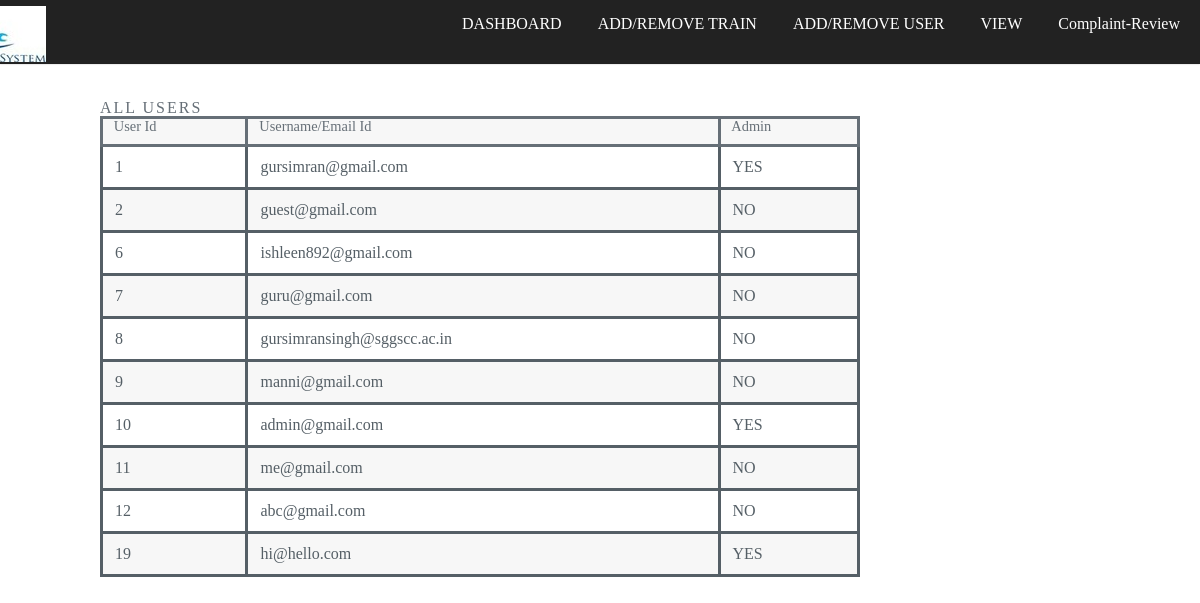
/Admin/users.php, run on the app's committed database.
### tables this page shows
CREATE TABLE `users` (
  `uid` int(11) NOT NULL,
  `username` varchar(50) NOT NULL,
  `password` varchar(25) NOT NULL,
  `Admin` int(1) NOT NULL DEFAULT '0'
);

### Admin/users.php (the view, shortened to what this page needs)
<?php
$conn=mysqli_connect("localhost","root","","rail_connect") OR die("Unable to connect to the Database.");
?>
<head>
	<link rel="stylesheet" href="../css/style.css" />
	 <link rel="stylesheet" href="../css/skel.css" />
</head>
			<header id="header" class="skel-layers-fixed">
				<nav class="nav">
				<div class="container">
	    <div class="navbar-header">
	    	<a href="#" class="pull-left ">
	    <div id="logo" alt="TheAppleTalks Logo"></div>
	    </a>
	    </div></div></nav>
				<nav id="nav" class="">
					<ul>
						<li><strong><a href="admin.php">DASHBOARD</a></strong></li>
						<li><strong><a href="edittrain.php" >ADD/REMOVE TRAIN</a></strong></li>
						<li><strong><a href="edituser.php">ADD/REMOVE USER</a></strong></li>
						<li><strong><div class="dropdown"><a class="dropbtn">VIEW</a>
						</div></strong></li>
						<li><strong><a href="review.php">Complaint-Review</a></strong></li>
					</ul>
				</nav>
			</header>
			<section>
			  <div style="padding:100px; width: 80%;">
				<b><h1>ALL USERS</h1></b>
				<?php
				echo '<table>';
				 echo "<tr>";
				   echo "<th>User Id</th>";
				      echo "<th>Username/Email Id</th>";
				      echo "<th>Admin</th></tr>";
				      $q=mysqli_query($conn,"SELECT * FROM users");
				      if($q==TRUE){
				 		$n=mysqli_num_rows($q);
				for($i=0; $i<$n; $i++)
				{
					$row=mysqli_fetch_array($q);
					if($row['Admin']=='1')
					{
						$a="YES";
					}
					else
						{$a="NO";}
					echo "<tr><td>{$row['uid']}</td><td>{$row['username']}</td><td>{$a}</td></tr>";
				}
			}
					?>
			</div></section>

### css/style.css (style rules this page uses)
#logo { background:url('../images/logo.jpg') no-repeat; background-position: left; width:233px; height:65px; margin:-15px 10px 1px -150px; }
a { color: #629DD1; text-decoration: underline; }
strong, b { color: #666f77; font-weight: 500; }
h1, h2, h3, h4, h5, h6 { color: #666f77; font-weight: 300; line-height: 1em; margin: 0 0 1em 0; text-transform: uppercase; letter-spacing: 0.125em; }
ul { list-style: disc; margin: 0 0 2em 0; padding-left: 1em; }
ul li { padding-left: 0.5em; }
table { margin: 0 0 2em 0; width: 100%; }
table tbody tr { border: solid 1px rgba(144, 144, 144, 0.25); border-left: 0; border-right: 0; }
table tbody tr:nth-child(2n + 1) { background-color: rgba(144, 144, 144, 0.075); }
table td { padding: 0.75em 0.75em; }
table th { color: #666f77; font-size: 0.9em; font-weight: 500; padding: 0 0.75em 0.75em 0.75em; text-align: left; }
#header { background-color:#222; color: #ffffff; cursor: default; height: 4em; left: 0; line-height: 3em; position:fixed; top: 0; width: 100%; z-index: 10000; box-shadow: 0 0 0.1em 0 rgba(0, 0, 0, 0.25); }
#header nav { height: inherit; line-height: inherit; position: absolute; right: 1.25em; top: 0; vertical-align: middle; }
#header nav > ul { list-style: none; margin: 0; padding-left: 0; }
#header nav > ul > li { border-radius: 6px; display: inline-block; margin-left: 2em; padding-left: 0; }
#header nav > ul > li a { -moz-transition: color 0.2s ease-in-out; -webkit-transition: color 0.2s ease-in-out; -o-transition: color 0.2s ease-in-out; -ms-transition: color 0.2s ease-in-out; transition: color 0.2s ease-in-out; color: #ffffff; display: inline-block; text-decoration: none; }
#header nav > ul > li:first-child { margin-left: 0; }
#header .container { position: relative; }
.container { padding: 16px; }
.dropdown { position:relative; display: inline-block; }
table , table tr , table tr th , table tr td { border:solid; }

### css/skel.css (style rules this page uses)
html,body,div,span,applet,object,iframe,h1,h2,h3,h4,h5,h6,p,blockquote,pre,a,abbr,acronym,address,big,cite,code,del,dfn,em,img,ins,kbd,q,s,samp,small,strike,strong,sub,sup,tt,var,b,u,i,center,dl,dt,dd,ol,ul,li,fieldset,form,label,legend,table,caption,tbody,tfoot,thead,tr,th,td,article,aside,canvas,details,embed,figure,figcaption,footer,header,hgroup,menu,nav,output,ruby,section,summary,time,mark,audio,video { margin:0;padding:0;border:0;font-size:100%;font:inherit;vertical-align:baseline; }
article,aside,details,figcaption,figure,footer,header,hgroup,menu,nav,section { display:block; }
ol,ul { list-style:none; }
table { border-collapse:collapse;border-spacing:0; }
*, *:before, *:after { -moz-box-sizing: border-box; -webkit-box-sizing: border-box; box-sizing: border-box; }
.container { margin-left: auto; margin-right: auto; width: 1200px; }

### data on the page
users: uid "1", username "gursimran@gmail.com", Admin "YES"
users: uid "2", username "guest@gmail.com", Admin "NO"
users: uid "6", username "ishleen892@gmail.com", Admin "NO"
users: uid "7", username "guru@gmail.com", Admin "NO"
users: uid "8", username "gursimransingh@sggscc.ac.in", Admin "NO"
users: uid "9", username "manni@gmail.com", Admin "NO"
users: uid "10", username "admin@gmail.com", Admin "YES"
users: uid "11", username "me@gmail.com", Admin "NO"
users: uid "12", username "abc@gmail.com", Admin "NO"
users: uid "19", username "hi@hello.com", Admin "YES"
